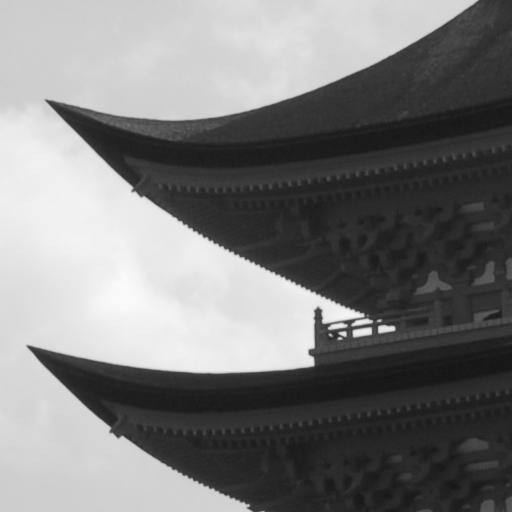
#> input picture Images/tetto.png, 512 x 512 px, found by its file name
$ python esercizio3_1_6.py
#> lines starting #> are read from the running program, lines starting #| are printed output that depends on the picture
import skimage.io as io
import numpy as np
import matplotlib.pyplot as plt
import scipy.ndimage as ndi

vMask = np.array(
    [
        [ 0,  0,  0],
        [-1,  1,  0],
        [ 0,  0,  0],
    ]
)

hMask = np.array(
    [
        [ 0, -1,  0],
        [ 0,  1,  0],
        [ 0,  0,  0],
    ]
)

d1Mask = np.array(
    [
        [-1,  0,  0],
        [ 0,  1,  0],
        [ 0,  0,  0],
    ]
)

d2Mask = np.array(
    [
        [ 0,  0,  0],
        [ 0,  1,  0],
        [-1,  0,  0],
    ]
)

originalImage = np.float64(io.imread('./Images/tetto.png'))
#> originalImage: shape (512, 512) float64; min 20, max 251, mean 123.2

plt.subplot(1, 2, 1); plt.imshow(originalImage, clim=None, cmap='gray')

vImage = ndi.correlate(originalImage, vMask)
hImage = ndi.correlate(originalImage, hMask)
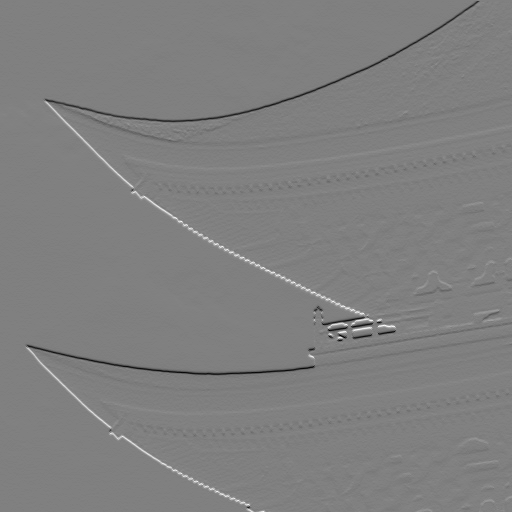
#> hImage: shape (512, 512) float64; min -101, max 100, mean -0.1; drawn with min black and max white
d1Image = ndi.correlate(originalImage, d1Mask)
d2Image = ndi.correlate(originalImage, d2Mask)

Qv = ndi.uniform_filter(vImage**2, 5)
Qh = ndi.uniform_filter(hImage**2, 5)
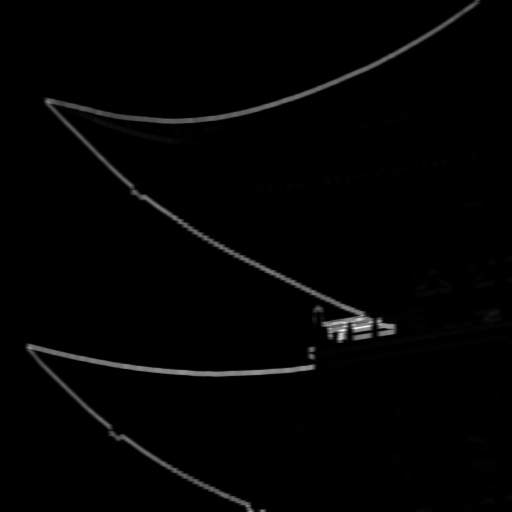
#> Qh: shape (512, 512) float64; min -1.93e-13, max 3849.1, mean 51.9; drawn with min black and max white
Qd1 = ndi.uniform_filter(d1Image**2, 5)
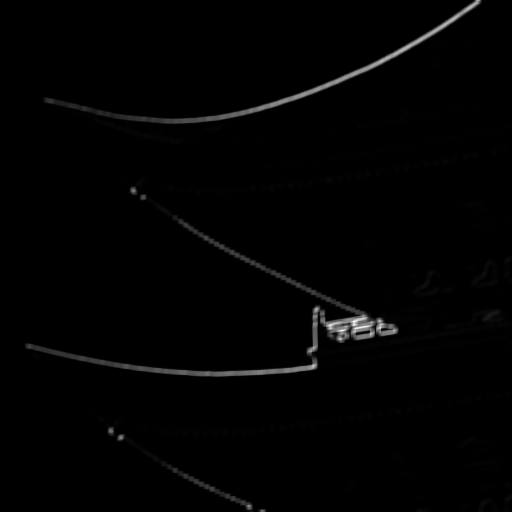
#> Qd1: shape (512, 512) float64; min -3.91e-13, max 5082.2, mean 55.9; drawn with min black and max white
Qd2 = ndi.uniform_filter(d2Image**2, 5)
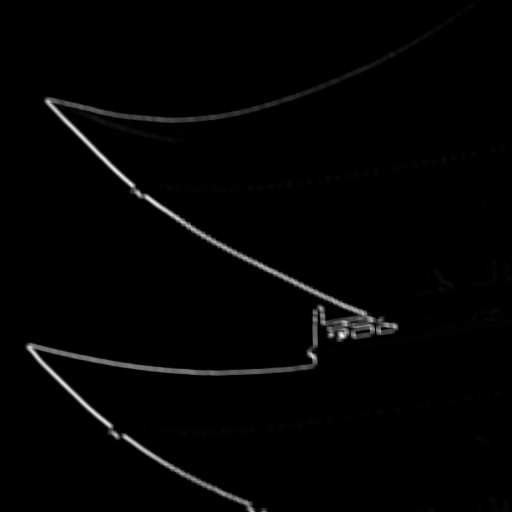
#> Qd2: shape (512, 512) float64; min -6.49e-13, max 5311.6, mean 79.9; drawn with min black and max white

# Ugly af
#Qmin = np.minimum(np.minimum(Qv, Qh), np.minimum(Qd1, Qd2))

Qstack = np.stack([Qv, Qh, Qd1, Qd2], -1)
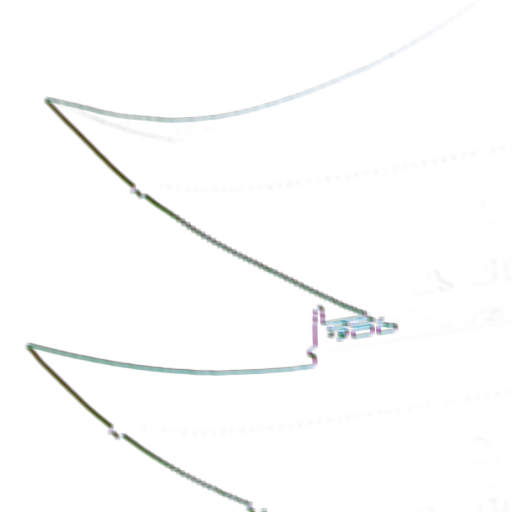
#> Qstack: shape (512, 512, 4) float64; mean of channels 0, 1, 2, 3 21.3, 51.9, 55.9, 79.9; transparent parts drawn white
Qmin = np.min(Qstack, axis=-1)

maxQ = ndi.generic_filter(Qmin, np.max, (3, 3))
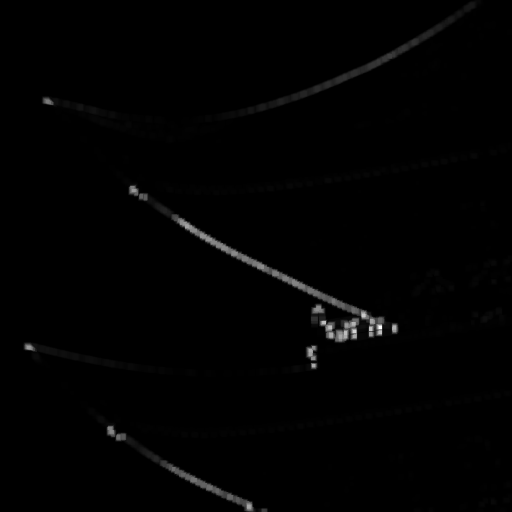
#> maxQ: shape (512, 512) float64; min -1.67e-16, max 1952.9, mean 17.8; drawn with min black and max white

keypointMask = (maxQ > 20) & (maxQ == Qmin) # 500 è altino
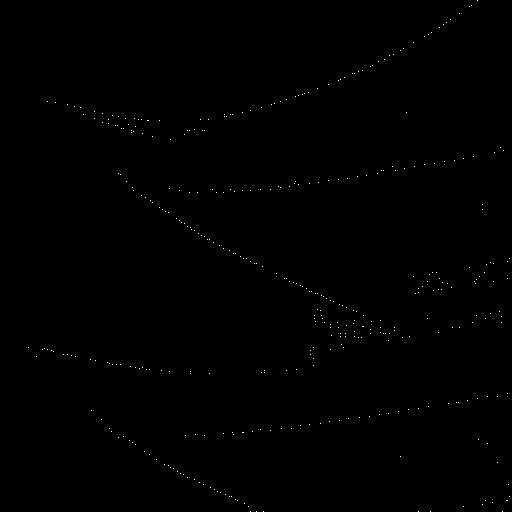
#> keypointMask: shape (512, 512) bool; 0.15% white in thin lines or dots

plt.subplot(1, 2, 2); plt.imshow(keypointMask, clim=None, cmap='gray')

plt.show()
